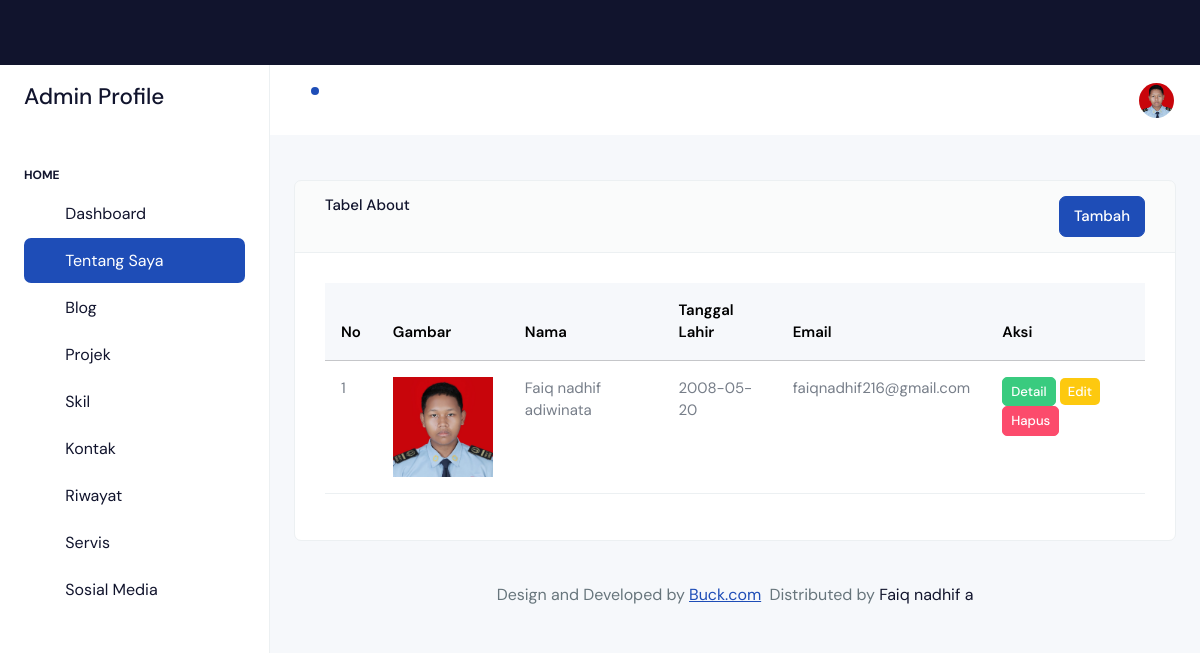
The app's page /backend/pages/about/index.php (signed in) with its own data.
### tables this page shows
CREATE TABLE `abouts` (
  `id` bigint NOT NULL,
  `name` varchar(255) NOT NULL,
  `address` text NOT NULL,
  `born` date NOT NULL,
  `email` varchar(255) NOT NULL,
  `total_project` int NOT NULL,
  `image` text NOT NULL,
  `zip_code` int NOT NULL,
  `phone` varchar(255) NOT NULL,
  `work` varchar(255) NOT NULL
);

### backend/pages/about/index.php (the view)
<?php
include '../../partials/header.php';
include '../../partials/sidebar.php';
include '../../partials/navbar.php';
$qAbout = "SELECT * FROM abouts";
$result = mysqli_query($connect, $qAbout) or die(mysqli_error($connect));
?>
<div class="row">
    <div class="col-12">
        <div class="card">
            <div class="card-header d-flex align-item-center justify-content-between">
                <h6>Tabel About</h6>
                <a href="./create.php" class="btn btn-primary">Tambah</a>
            </div>
            <div class="card-body">
                <div class="table-responsive">
                    <table class="table">
                        <thead class="table-light">
                            <tr>
                                <th>No</th>
                                <th>Gambar</th>
                                <th>Nama</th>
                                <th>Tanggal Lahir</th>
                                <th>Email</th>
                                <th>Aksi</th>
                            </tr>
                        </thead>
                        <tbody>
                            <?php
                            $no = 1;
                            while ($item = $result->fetch_object()):
                            ?>
                                <tr>
                                    <td><?= $no ?></td>
                                    <td>
                                        <img src="../../../storages/about/<?= $item->image ?>" alt="" width="100" height="100">
                                    </td>
                                    <td><?= $item->name ?></td>
                                    <td><?= $item->born ?></td>
                                    <td><?= $item->email ?></td>
                                    <td>
                                        <a href="./detail.php?id=<?= $item->id ?>" class="btn btn-success btn-sm">Detail</a>
                                        <a href="./edit.php?id=<?= $item->id ?>" class="btn btn-warning btn-sm" style="color: white; border: none;">Edit</a>
                                        <a href="../../actions/about/destroy.php?id=<?= $item->id ?>" class="btn btn-danger btn-sm" onclick="return confirm('Apakah Anda yakin ingin menghapus about ini?')">Hapus</a>
                                    </td>
                                </tr>
                            <?php
                                $no++;
                            endwhile;
                            ?>
                        </tbody>
                    </table>
                </div>
            </div>
        </div>
    </div>
</div>
<?php
include '../../partials/footer.php';
include '../../partials/script.php';
?>

### backend/partials/navbar.php (shortened to what this page needs)
<div class="body-wrapper">
    <header class="app-header">
        <nav class="navbar navbar-expand-lg navbar-light">
            <ul class="navbar-nav">
                <li class="nav-item dropdown">
                    <a class="nav-link " href="javascript:void(0)" id="drop1" data-bs-toggle="dropdown" aria-expanded="false">
                        <i class="ti ti-bell"></i>
                        <div class="notification bg-primary rounded-circle"></div>
                    </a>
                </li>
            </ul>
            <div class="navbar-collapse justify-content-end px-0" id="navbarNav">
                <ul class="navbar-nav flex-row ms-auto align-items-center justify-content-end">
                    <li class="nav-item dropdown">
                        <?php
                        require_once(__DIR__ . '/../../config/connection.php');
                        $qAbout = "SELECT * FROM abouts LIMIT 1";
                        $about = mysqli_query($connect, $qAbout) or die(mysqli_error($connect));
                        $dataAbout = mysqli_fetch_assoc($about);
                        ?>
                        <a class="nav-link " href="javascript:void(0)" id="drop2" data-bs-toggle="dropdown"
                            aria-expanded="false">
                            <img src="../../../storages/about/<?= $dataAbout['image'] ?>" alt="" width="35" height="35" class="rounded-circle">
                        </a>
                    </li>
                </ul>
            </div>
        </nav>
    </header>
    <div class="body-wrapper-inner">
        <div class="container-fluid">

### records on screen
abouts: image (picture), name "Faiq nadhif adiwinata", born "2008-05-20", email "faiqnadhif216@gmail.com"
